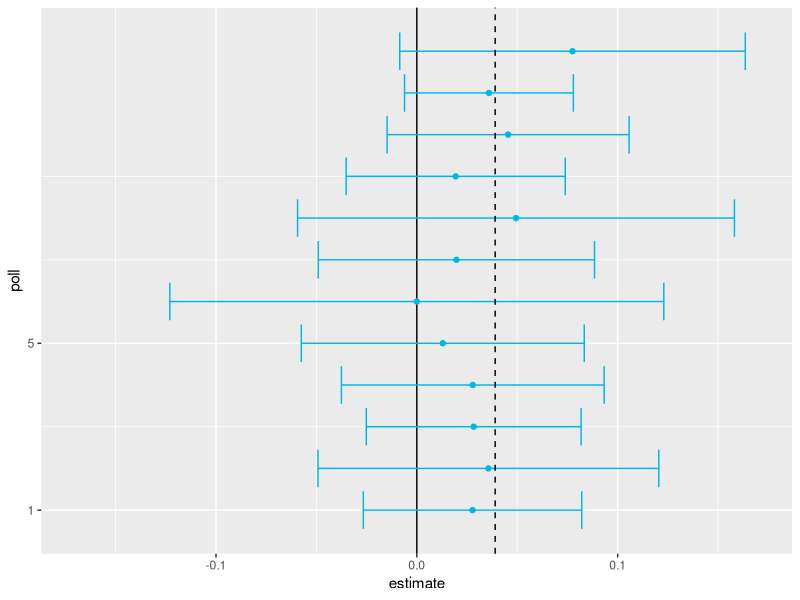
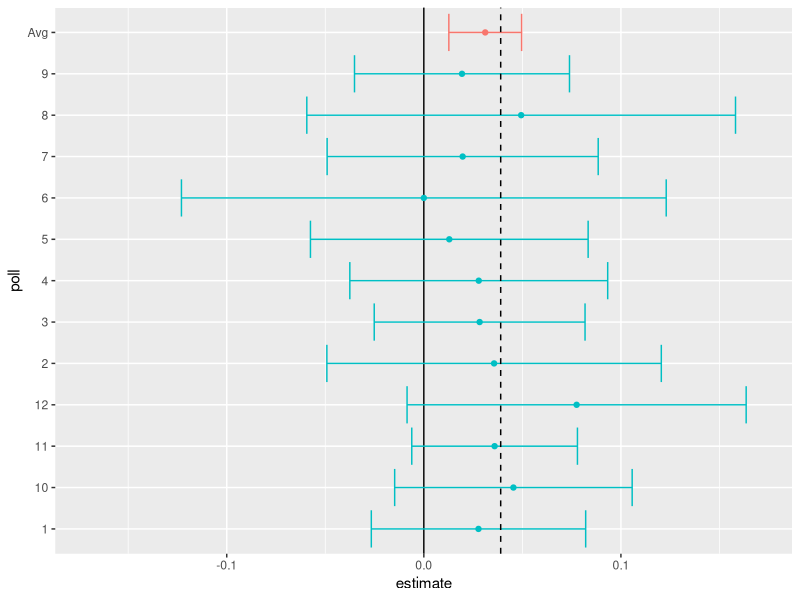
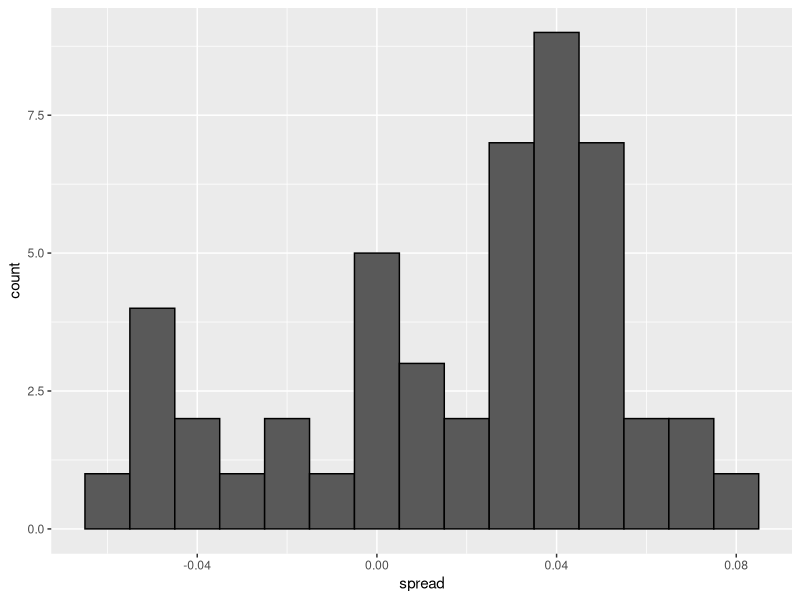
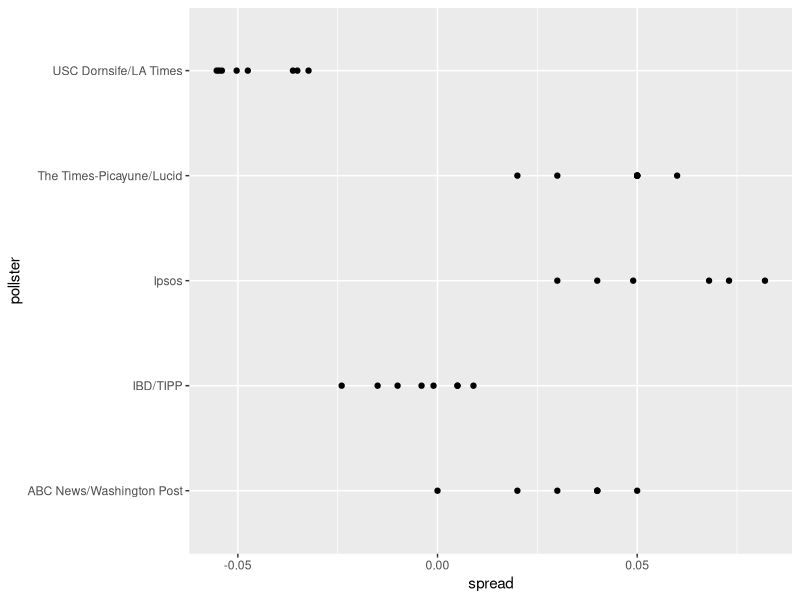
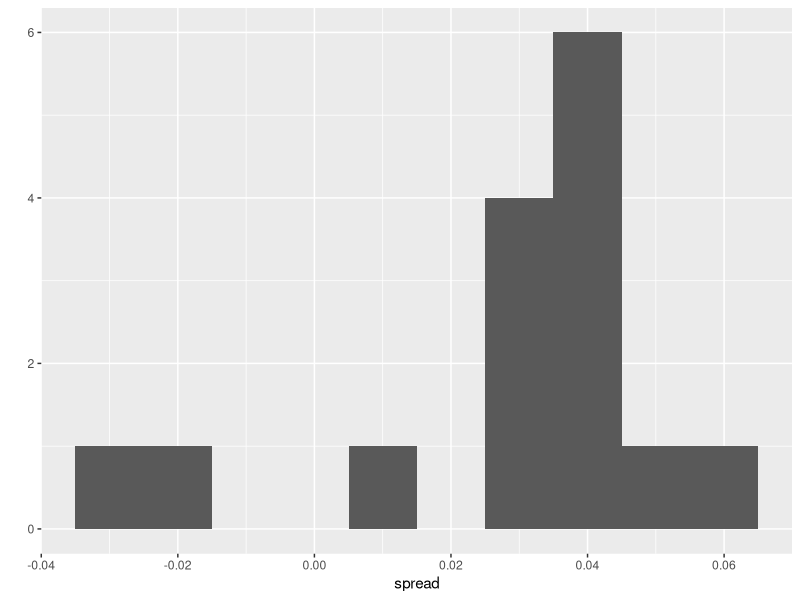
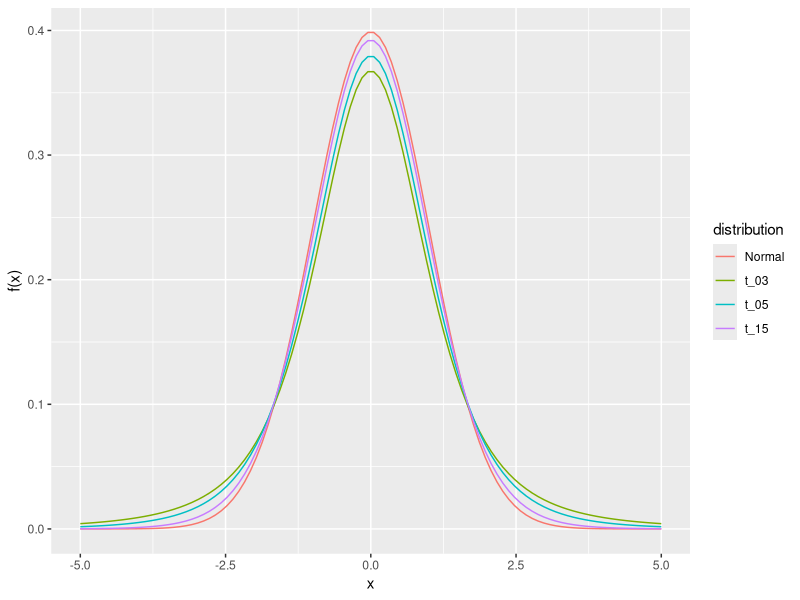
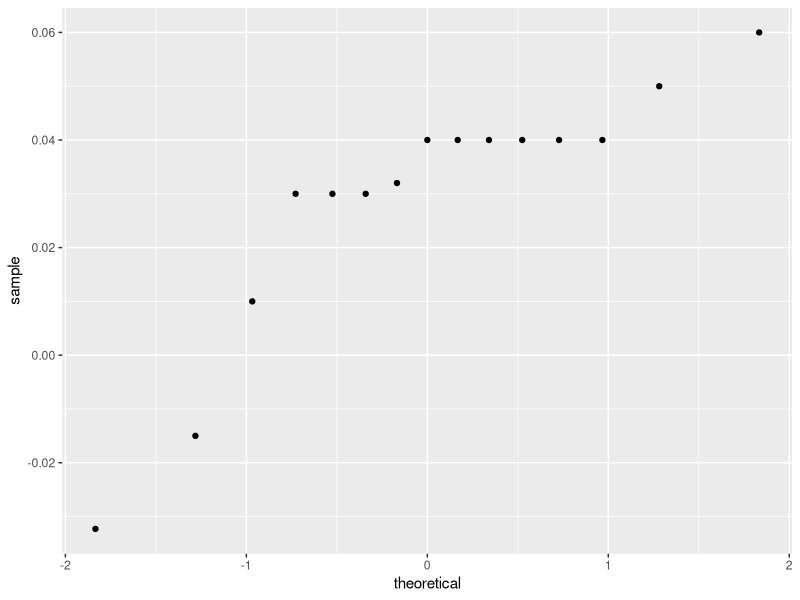

These figures' R source, in order:
## ---- chunk 1
set.seed(2)
## ---- chunk 2
library(tidyverse)
library(dslabs)
mu <- 0.039
Ns <- c(1298, 533, 1342, 897, 774, 254, 812, 324, 1291, 1056, 2172, 516)
p <- (mu + 1) / 2

polls <- map_df(Ns, function(N) {
  x <- sample(c(0, 1), size = N, replace = TRUE, prob = c(1 - p, p))
  x_hat <- mean(x)
  se_hat <- sqrt(x_hat * (1 - x_hat) / N)
  list(estimate = 2 * x_hat - 1, 
    low = 2*(x_hat - 1.96*se_hat) - 1, 
    high = 2*(x_hat + 1.96*se_hat) - 1,
    sample_size = N)
}) |> mutate(poll = seq_along(Ns))

## ---- chunk 3
ggplot(polls, aes(poll, estimate, ymin = low, ymax = high)) + 
  geom_hline(yintercept = 0) + 
  geom_point(col = "#00B6EB") +
  geom_errorbar(col = "#00B6EB") + 
  coord_flip() +
  scale_x_continuous(breaks = c(1,ncol(polls))) +
  scale_y_continuous(limits = c(-0.17, 0.17)) +
  geom_hline(yintercept = 2*p - 1, lty = 2) 
## ---- chunk 4
sum(polls$sample_size)
## ---- chunk 5
mu_hat <- polls |> 
  summarize(avg = sum(estimate*sample_size) / sum(sample_size)) |> 
  pull(avg)
## ---- chunk 6
p_hat <- (1 + mu_hat)/2
moe <- 2*1.96*sqrt(p_hat*(1 - p_hat)/sum(polls$sample_size))
new_row <- tibble(mu_hat, mu_hat - moe, mu_hat + moe, sum(polls$sample_size),13)
names(new_row) <- names(polls)
polls2 <- bind_rows(polls, new_row)
polls2$poll <- as.character(polls2$poll);
polls2$poll[13] <- "Avg"
polls2$col <- as.character(c(rep(2, 12), 1))
polls2 |> 
  ggplot(aes(poll, estimate, ymin = low, ymax = high, color = col)) + 
  geom_hline(yintercept = 0) + 
  geom_point(show.legend = FALSE) +
  geom_errorbar(show.legend = FALSE) + 
  coord_flip() +
  scale_y_continuous(limits = c(-0.17, 0.17)) +
  geom_hline(yintercept = 2*p - 1, lty = 2) 
## ---- chunk 7
library(dslabs)
polls <- polls_us_election_2016 |> 
  filter(state == "U.S." & enddate >= "2016-10-31" &
           (grade %in% c("A+","A","A-","B+") | is.na(grade)))
## ---- chunk 8
polls <- polls |> 
  mutate(spread = rawpoll_clinton/100 - rawpoll_trump/100)
## ---- chunk 9
mu_hat <- polls |> 
  summarize(mu_hat = sum(spread*samplesize)/sum(samplesize)) |> 
  pull(mu_hat)
## ---- chunk 10
p_hat <- (mu_hat + 1)/2 
moe <- 1.96*2*sqrt(p_hat*(1 - p_hat)/sum(polls$samplesize))
moe
## ---- chunk 11
polls |> ggplot(aes(spread)) + geom_histogram(color = "black", binwidth = .01)
## ---- chunk 12
polls |> group_by(pollster) |> summarize(n())
## ---- chunk 13
polls |> group_by(pollster) |> 
  filter(n() >= 6) |>
  ggplot(aes(pollster, spread)) + 
  geom_point() +
  coord_flip()
## ---- chunk 14
polls |> group_by(pollster) |> 
  filter(n() >= 6) |>
  summarize(se = 2*sqrt(p_hat*(1 - p_hat)/median(samplesize)))
## ---- chunk 15
one_poll_per_pollster <- polls |> group_by(pollster) |> 
  filter(enddate == max(enddate)) |>
  ungroup()
## ---- chunk 16
qplot(spread, data = one_poll_per_pollster, binwidth = 0.01)
## ---- chunk 17
sd(one_poll_per_pollster$spread)
## ---- chunk 18
results <- one_poll_per_pollster |> 
  summarize(avg = mean(spread), 
            se = sd(spread)/sqrt(length(spread))) |> 
  mutate(start = avg - 1.96*se, 
         end = avg + 1.96*se) 
round(results*100, 1)
## ---- chunk 19
polls <- polls_us_election_2016 |> 
  filter(state == "U.S." & enddate >= "2016-10-31" &
           (grade %in% c("A+","A","A-","B+") | is.na(grade))) |> 
  mutate(spread = rawpoll_clinton/100 - rawpoll_trump/100)

one_poll_per_pollster <- polls |> group_by(pollster) |> 
  filter(enddate == max(enddate)) |>
  ungroup()
## ---- chunk 20
x <- seq(-5, 5, len = 100)
data.frame(x = x, Normal = dnorm(x, 0, 1), t_03 = dt(x, 3), t_05 = dt(x, 5), t_15 = dt(x, 15)) |> gather(distribution, f, -x) |> ggplot(aes(x, f, color = distribution)) + geom_line() + ylab("f(x)")
## ---- chunk 21
one_poll_per_pollster |>
  ggplot(aes(sample = spread)) + stat_qq()
## ---- chunk 22
z <- qt(0.975,  nrow(one_poll_per_pollster) - 1)
one_poll_per_pollster |> 
  summarize(avg = mean(spread), moe = z*sd(spread)/sqrt(length(spread))) |> 
  mutate(start = avg - moe, end = avg + moe) 
## ---- chunk 23
qt(0.975, 14)
## ---- chunk 24
qnorm(0.975)
## ---- chunk 25
#| echo: false
  
n <- length(one_poll_per_pollster$spread)
ttest_ci <- one_poll_per_pollster |> 
  summarize(avg = mean(spread), 
            se = sd(spread)/sqrt(length(spread))) |> 
  mutate(start = avg - qt(0.975, n - 1)*se, 
         end = avg + qt(0.975, n - 1)*se) |>
  select(start, end)
round(ttest_ci*100, 1)
## ---- chunk 26
polls_us_election_2016 |>
  filter(state == "Wisconsin" &
           enddate >= "2016-10-31" & 
           (grade %in% c("A+", "A", "A-", "B+") | is.na(grade))) |>
  mutate(spread = rawpoll_clinton/100 - rawpoll_trump/100) |>
  mutate(state = as.character(state)) |>
  left_join(results_us_election_2016, by = "state") |>
  mutate(actual = clinton/100 - trump/100) |>
  summarize(actual = first(actual), avg = mean(spread), 
            sd = sd(spread), n = n()) |>
  select(actual, avg, sd, n)
